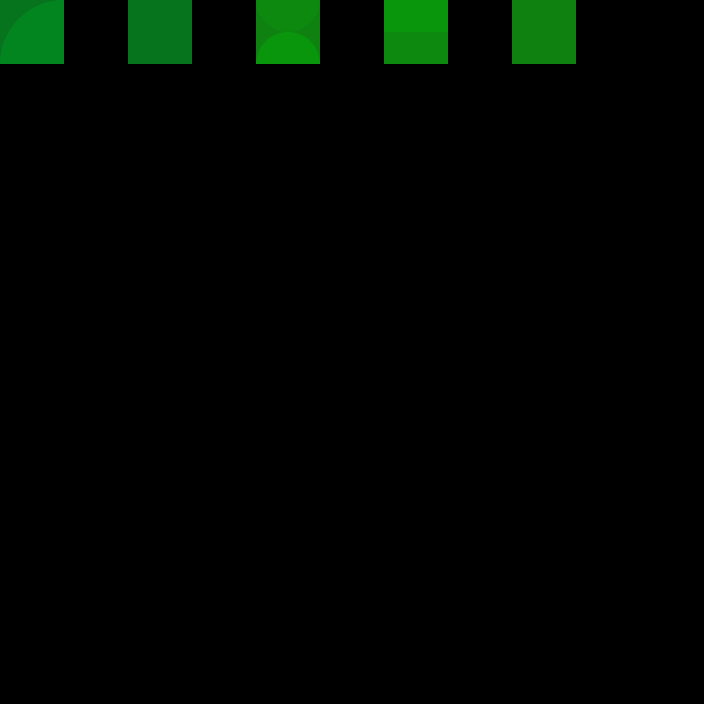

This game map was drawn from its Tiled (.tmx) file and the tilesets committed beside it. A one-line description and the trimmed map source follow:
An orthogonal 11x11 tile map with 64x64 px tiles, 4 tile layers (regions, input_1, output1_1, output2_1).

<map version="1.0" orientation="orthogonal" renderorder="right-down" width="11" height="11" tilewidth="64" tileheight="64" nextobjectid="2321">
 <tileset firstgid="1" name="forest" tilewidth="70" tileheight="70">
  <tileoffset x="-3" y="3" />
  <image source="forest3.png" width="700" height="980" />
 </tileset>
 <layer name="regions" width="11" height="11">
  <data>[121 cells, 5 non-empty, 1 distinct tile ids]</data>
 </layer>
 <layer name="input_1" width="11" height="11">
  <data>[121 cells, 5 non-empty, 5 distinct tile ids]</data>
 </layer>
 <layer name="output1_1" width="11" height="11">
  <data>[121 cells, 5 non-empty, 5 distinct tile ids]</data>
 </layer>
 <layer name="output2_1" width="11" height="11">
  <data>[121 cells, 5 non-empty, 5 distinct tile ids]</data>
 </layer>
</map>
